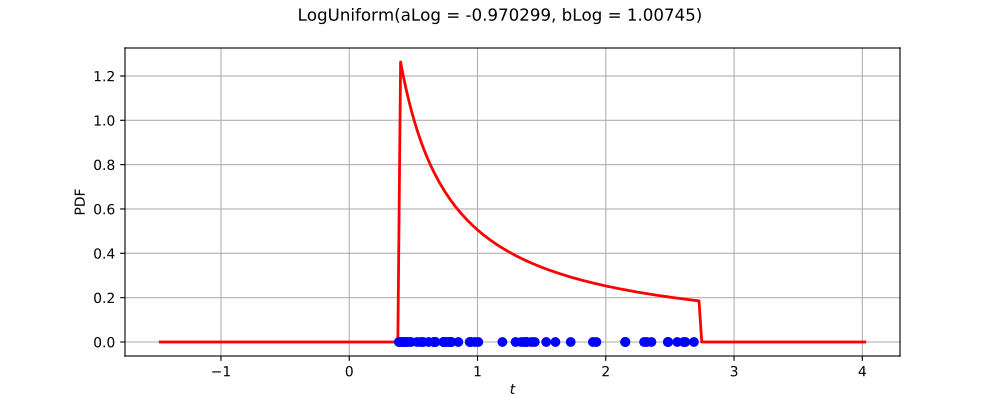

Write Python code to recreate this figure.
import openturns as ot
from matplotlib import pyplot as plt
from openturns.viewer import View
ot.RandomGenerator.SetSeed(0)
factory = ot.LogUniformFactory()
ref = factory.build()
dimension = ref.getDimension()
if dimension <= 2:
    sample = ref.getSample(50)
    distribution = factory.build(sample)
    if dimension == 1:
        distribution.setDescription(['$t$'])
        pdf_graph = distribution.drawPDF(256)
        cloud = ot.Cloud(sample, ot.Sample(sample.getSize(), 1))
        cloud.setColor('blue')
        cloud.setPointStyle('fcircle')
        pdf_graph.add(cloud)
        pdf_graph.setTitle(str(distribution))
        fig = plt.figure(figsize=(10, 4))
        pdf_axis = fig.add_subplot(111)
        View(pdf_graph, figure=fig, axes=[pdf_axis], add_legend=False)
    else:
        sample = ref.getSample(500)
        distribution.setDescription(['$t_0$', '$t_1$'])
        pdf_graph = distribution.drawPDF([256]*2)
        cloud = ot.Cloud(sample)
        cloud.setColor('red')
        cloud.setPointStyle('fcircle')
        pdf_graph.add(cloud)
        pdf_graph.setTitle(str(distribution))
        fig = plt.figure(figsize=(10, 4))
        pdf_axis = fig.add_subplot(111)
        View(pdf_graph, figure=fig, axes=[pdf_axis], add_legend=False, square_axes=True)
